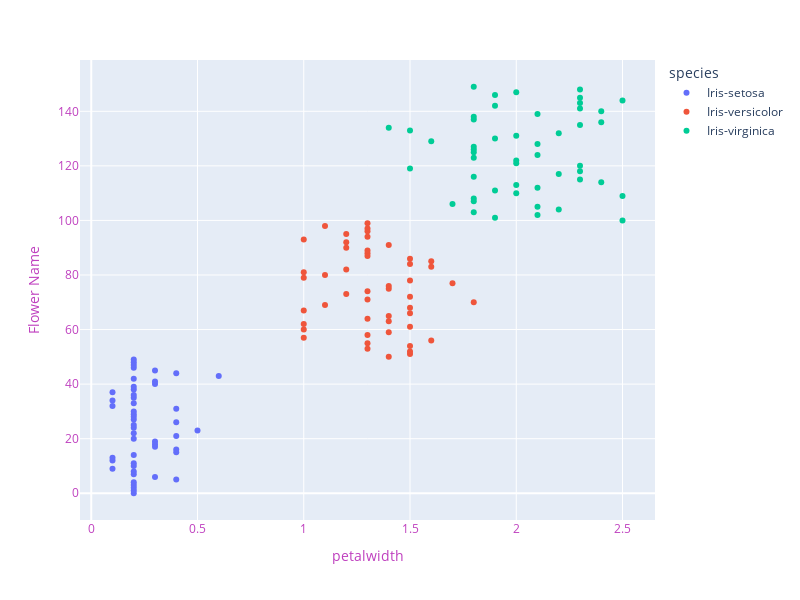

Notebook code cell kept with this figure:
### Code cell
# Petal width
fig = px.scatter(data_frame=iris, x='petal_width',color='species')
fig.update_layout(width=800, height=600,
                  xaxis=dict(title='petalwidth',color="#BF40BF"),
                 yaxis=dict(title="Flower Name",color="#BF40BF"))
fig.show()

### Figure 1 — Plotly figure (JSON) as saved in the notebook; plotly's stock layout.template omitted (floating-point values rounded to 4 significant figures)
{"data": [{"hovertemplate": "species=Iris-setosa<br>petal_width=%{x}<br>index=%{y}<extra></extra>", "legendgroup": "Iris-setosa", "marker": {"color": "#636efa", "symbol": "circle"}, "mode": "markers", "name": "Iris-setosa", "orientation": "h", "showlegend": true, "type": "scatter", "x": [0.2, 0.2, 0.2, 0.2, 0.2, 0.4, 0.3, 0.2, 0.2, 0.1, 0.2, 0.2, 0.1, 0.1, 0.2, 0.4, 0.4, 0.3, 0.3, 0.3, 0.2, 0.4, 0.2, 0.5, 0.2, 0.2, 0.4, 0.2, 0.2, 0.2, 0.2, 0.4, 0.1, 0.2, 0.1, 0.2, 0.2, 0.1, 0.2, 0.2, 0.3, 0.3, 0.2, 0.6, 0.4, 0.3, 0.2, 0.2, 0.2, 0.2], "xaxis": "x", "y": [0, 1, 2, 3, 4, 5, 6, 7, 8, 9, 10, 11, 12, 13, 14, 15, 16, 17, 18, 19, 20, 21, 22, 23, 24, 25, 26, 27, 28, 29, 30, 31, 32, 33, 34, 35, 36, 37, 38, 39, 40, 41, 42, 43, 44, 45, 46, 47, 48, 49], "yaxis": "y"}, {"hovertemplate": "species=Iris-versicolor<br>petal_width=%{x}<br>index=%{y}<extra></extra>", "legendgroup": "Iris-versicolor", "marker": {"color": "#EF553B", "symbol": "circle"}, "mode": "markers", "name": "Iris-versicolor", "orientation": "h", "showlegend": true, "type": "scatter", "x": [1.4, 1.5, 1.5, 1.3, 1.5, 1.3, 1.6, 1, 1.3, 1.4, 1, 1.5, 1, 1.4, 1.3, 1.4, 1.5, 1, 1.5, 1.1, 1.8, 1.3, 1.5, 1.2, 1.3, 1.4, 1.4, 1.7, 1.5, 1, 1.1, 1, 1.2, 1.6, 1.5, 1.6, 1.5, 1.3, 1.3, 1.3, 1.2, 1.4, 1.2, 1, 1.3, 1.2, 1.3, 1.3, 1.1, 1.3], "xaxis": "x", "y": [50, 51, 52, 53, 54, 55, 56, 57, 58, 59, 60, 61, 62, 63, 64, 65, 66, 67, 68, 69, 70, 71, 72, 73, 74, 75, 76, 77, 78, 79, 80, 81, 82, 83, 84, 85, 86, 87, 88, 89, 90, 91, 92, 93, 94, 95, 96, 97, 98, 99], "yaxis": "y"}, {"hovertemplate": "species=Iris-virginica<br>petal_width=%{x}<br>index=%{y}<extra></extra>", "legendgroup": "Iris-virginica", "marker": {"color": "#00cc96", "symbol": "circle"}, "mode": "markers", "name": "Iris-virginica", "orientation": "h", "showlegend": true, "type": "scatter", "x": [2.5, 1.9, 2.1, 1.8, 2.2, 2.1, 1.7, 1.8, 1.8, 2.5, 2, 1.9, 2.1, 2, 2.4, 2.3, 1.8, 2.2, 2.3, 1.5, 2.3, 2, 2, 1.8, 2.1, 1.8, 1.8, 1.8, 2.1, 1.6, 1.9, 2, 2.2, 1.5, 1.4, 2.3, 2.4, 1.8, 1.8, 2.1, 2.4, 2.3, 1.9, 2.3, 2.5, 2.3, 1.9, 2, 2.3, 1.8], "xaxis": "x", "y": [100, 101, 102, 103, 104, 105, 106, 107, 108, 109, 110, 111, 112, 113, 114, 115, 116, 117, 118, 119, 120, 121, 122, 123, 124, 125, 126, 127, 128, 129, 130, 131, 132, 133, 134, 135, 136, 137, 138, 139, 140, 141, 142, 143, 144, 145, 146, 147, 148, 149], "yaxis": "y"}], "layout": {"height": 600, "legend": {"title": {"text": "species"}, "tracegroupgap": 0}, "margin": {"t": 60}, "width": 800, "xaxis": {"anchor": "y", "color": "#BF40BF", "domain": [0, 1], "title": {"text": "petalwidth"}}, "yaxis": {"anchor": "x", "color": "#BF40BF", "domain": [0, 1], "title": {"text": "Flower Name"}}}}
